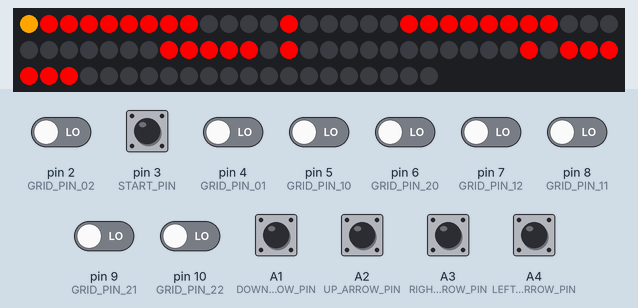
Recording of a sketch running on a simulated Arduino Uno, built with avr-gcc and run on an emulated ATmega328P. On the bench: 81 RGB LEDs in strip order, left to right, continuing on the next row. The test bench sets the inputs (shaded band); at power-on: A1 (DOWN_ARROW_PIN), A2 (UP_ARROW_PIN), A3 (RIGHT_ARROW_PIN), A4 (LEFT_ARROW_PIN), pin 2 (GRID_PIN_02), pin 3 (START_PIN), pin 4 (GRID_PIN_01), pin 5 (GRID_PIN_10), pin 6 (GRID_PIN_20), pin 7 (GRID_PIN_12), pin 8 (GRID_PIN_11), pin 9 (GRID_PIN_21), pin 10 (GRID_PIN_22) LOW. Random numbers use the default seed unless the sketch sets one.

Above: at 3.2 s.
3.3 s: pin 3 (START_PIN) pulled HIGH for 1 s
At 5.6 s:
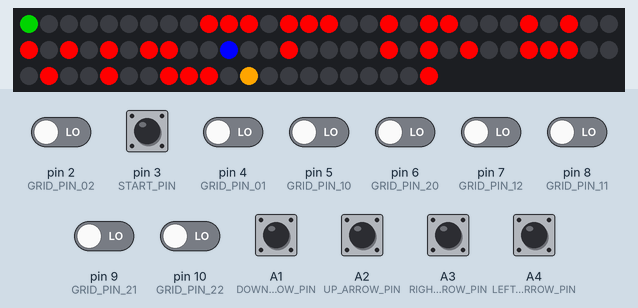
7.3 s: A1 (DOWN_ARROW_PIN) pulled HIGH for 0.15 s
9.6 s: pin 3 (START_PIN) pulled HIGH for 0.15 s
11.8 s: pin 8 (GRID_PIN_11) driven HIGH
At 12.3 s:
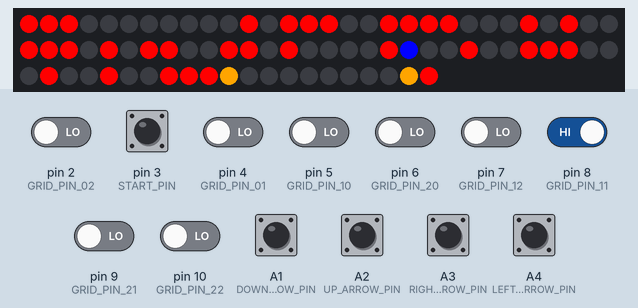
14.1 s: pin 2 (GRID_PIN_02) driven HIGH
15.7 s: pin 4 (GRID_PIN_01) driven HIGH
At 16.1 s:
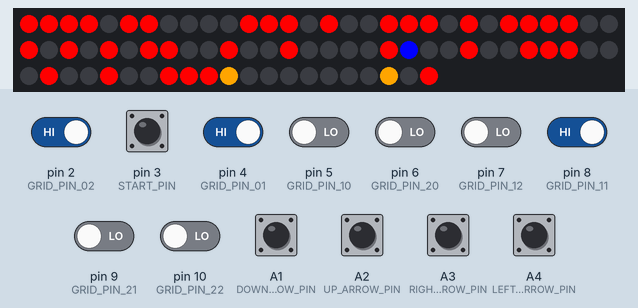
Timing chart, 0 to 18.2 s (numbered marks = the images above; inputs shaded):
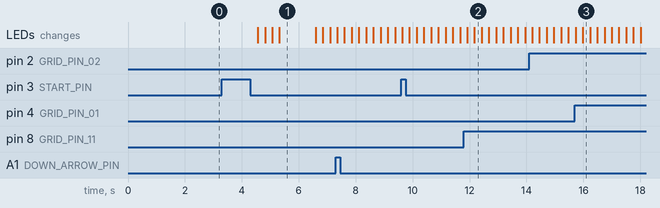

Measured:
- after the input at 3.3 s, the LEDs: first change after 1.3 s (image 1 shows a later state)

The sketch:

maze-game.ino
```cpp
#include <Arduino.h>
#include <inttypes.h>
#include <FastLED.h>


#include "utils.h"

#define START_PIN 3
#define LED_DATA_PIN A0

#define NUM_LEDS 81 // 9 x 9 = 81
CRGB leds[NUM_LEDS];


#include "controller.h"
#include "maze.h"
#include "field.h"
#include "enemy.h"


char maze[9][10];

struct coord9x9 player;
bool gameStarted = false;


void setup(){

  //Serial.begin(9600);

  pinMode(START_PIN, INPUT);

  pinMode(UP_ARROW_PIN, INPUT);
  pinMode(DOWN_ARROW_PIN, INPUT);
  pinMode(LEFT_ARROW_PIN, INPUT);
  pinMode(RIGHT_ARROW_PIN, INPUT);

  pinMode(GRID_PIN_00, INPUT);
  pinMode(GRID_PIN_01, INPUT);
  pinMode(GRID_PIN_02, INPUT);
  pinMode(GRID_PIN_10, INPUT);
  pinMode(GRID_PIN_11, INPUT);
  pinMode(GRID_PIN_12, INPUT);
  pinMode(GRID_PIN_20, INPUT);
  pinMode(GRID_PIN_21, INPUT);
  pinMode(GRID_PIN_22, INPUT);

  // link the colors to the LEDs
  FastLED.addLeds <WS2812B, LED_DATA_PIN, GRB>(leds, NUM_LEDS);

  // say hi on startup :P
  Maze::setMaze(Maze::hello);
  field::showField();

  delay(2000);

}

void loop(){

//  Serial.print(digitalRead(UP_ARROW_PIN));
//  Serial.print(digitalRead(DOWN_ARROW_PIN));
//  Serial.print(digitalRead(LEFT_ARROW_PIN));
//  Serial.println(digitalRead(RIGHT_ARROW_PIN));

  if (gameStarted) {

//    Serial.println("cycle start");

//    Serial.print("updating the subgrids...");
    // change the maze based on input from the user
    field::randSubgrid(controls::subgridInput());
//    Serial.println(" done!");

    // update the player and enemy positions
//    Serial.print("Updating player...");
    field::updatePlayer();
//    Serial.println(" done!");

//    Serial.print("Updating enemy...");
    Enemy::updateEnemy();
//    Serial.println(" done!");


    // turn on the lights
    field::showField();


    // enemy kills you or you reach the destination
    if (field::gameOver())
      field::endGame(); // reset the game once it's over

//    Serial.println("cycle end");


  /// Checks if there is a cup on the coaster? (EDIT: checks if a button is depressed)
  /// if so, begin the game and generate the random seed
  } else if (controls::gameStart()) {

    // select a random maze
    Maze::pickMaze();

    // put the player at the starting location
    player = field::findStart();

    // start the game
    gameStarted = true;

    Enemy::goToSpawn();

    while (controls::gameStart())
      delay(20);

  }

  delay(250);
}
```

controller.h
```cpp
#ifndef CONTROLLER_H
#define CONTROLLER_H

#include <Arduino.h>

#include "utils.h"


// D-pad button pins
#define DOWN_ARROW_PIN A1
#define UP_ARROW_PIN A2
#define RIGHT_ARROW_PIN A3
#define LEFT_ARROW_PIN A4

// pin numbers for sub-grid input buttons
#define GRID_PIN_00 3
#define GRID_PIN_01 4
#define GRID_PIN_02 2
#define GRID_PIN_10 5
#define GRID_PIN_11 8
#define GRID_PIN_12 7
#define GRID_PIN_20 6
#define GRID_PIN_21 9
#define GRID_PIN_22 10

namespace controls {

  // if any of the buttons gets pressed
  inline bool gameStart(){
    return
      digitalRead(GRID_PIN_00) || digitalRead(GRID_PIN_01) || digitalRead(GRID_PIN_02) ||
      digitalRead(GRID_PIN_10) || digitalRead(GRID_PIN_11) || digitalRead(GRID_PIN_12) ||
      digitalRead(GRID_PIN_20) || digitalRead(GRID_PIN_21) || digitalRead(GRID_PIN_22) ||
      digitalRead(DOWN_ARROW_PIN) || digitalRead(RIGHT_ARROW_PIN) ||
      digitalRead(UP_ARROW_PIN)   || digitalRead(DOWN_ARROW_PIN);
  }

  // get D-pad input
  inline struct inputDir dirInput(){
    struct inputDir ret;
    ret.up =    digitalRead(UP_ARROW_PIN);
    ret.down =  digitalRead(DOWN_ARROW_PIN);
    ret.left =  digitalRead(LEFT_ARROW_PIN);
    ret.right = digitalRead(RIGHT_ARROW_PIN);
    return ret;
  }

  // find pressed subgrid, return LED coords
  struct coord9x9 subgridInput(){

    struct coord9x9 ret;

    // this means that the top-left
    // subgrids take priority
    if (digitalRead(GRID_PIN_00)) {
      ret.r = 1;
      ret.c = 1;
    } else if (digitalRead(GRID_PIN_01)) {
      ret.r = 1;
      ret.c = 4;
    } else if (digitalRead(GRID_PIN_02)) {
      ret.r = 1;
      ret.c = 7;
    } else if (digitalRead(GRID_PIN_10)) {
      ret.r = 4;
      ret.c = 1;
    } else if (digitalRead(GRID_PIN_11)) {
      ret.r = 4;
      ret.c = 4;
    } else if (digitalRead(GRID_PIN_12)) {
      ret.r = 4;
      ret.c = 7;
    } else if (digitalRead(GRID_PIN_20)) {
      ret.r = 7;
      ret.c = 1;
    } else if (digitalRead(GRID_PIN_21)) {
      ret.r = 7;
      ret.c = 4;
    } else if (digitalRead(GRID_PIN_22)) {
      ret.r = 7;
      ret.c = 7;
    } else {
      ret.r = 0;
      ret.c = 0;
    }

    return ret;
  }

}

#endif // CONTROLLER_H
```

enemy.h
```cpp
#ifndef ENEMY_H
#define ENEMY_H

#include "utils.h"
#include "controller.h"
#include "maze.h"

extern char maze[9][10];
extern struct coord9x9 player;

// he wants to eat you
struct coord9x9 enemy;


namespace Enemy {

  // returns the coordinates of the enemy spawn-point
  static struct coord9x9 findEnemySpawn(){
    struct coord9x9 ret;

    for (uint8_t r = 0; r < 9; r++)
      for (uint8_t c = 0; c < 9; c++)
        if (maze[r][c] == 'X') {
          ret.r = r;
          ret.c = c;
          return ret;
        }

    ret.r = 13;
    return ret;
  }


  inline void goToSpawn()
    { enemy = findEnemySpawn(); }

  // changes the enemy coords if its within the game boundaries
static void moveEnemy(struct inputDir movement){
  // if it's safe to move then move...
  if (movement.up && enemy.r != 0 && maze[enemy.r - 1][enemy.c] != '#')
   enemy.r--;
  if (movement.down && enemy.r != 8 && maze[enemy.r + 1][enemy.c] != '#')
    enemy.r++;
  if (movement.left && enemy.c != 0 && maze[enemy.r][enemy.c - 1] != '#')
    enemy.c--;
  if (movement.left && enemy.c != 8 && maze[enemy.r][enemy.c + 1] != '#')
    enemy.c++;

}

  // if there's a block in front of the enemy
static bool blockAhead(struct inputDir movement){
  if (movement.up && (enemy.r == 0 || maze[enemy.r - 1][enemy.c] == '#'))
    return true;
  if (movement.down && (enemy.r == 8 || maze[enemy.r + 1][enemy.c] == '#'))
    return true;
  if (movement.left && (enemy.c == 0 || maze[enemy.r][enemy.c - 1] == '#'))
    return true;
  if (movement.right && (enemy.c == 8 || maze[enemy.r][enemy.c + 1] == '#'))
    return true;

  return false;

}

  // returns the direction most opposite to the given direction
static struct inputDir& reverseDirection(struct inputDir& movement){

  if (movement.up) {
    movement.up = false;
    movement.down = true;
  } else if (movement.down) {
    movement.down = false;
    movement.up = true;
  }

  if (movement.left) {
    movement.left = false;
    movement.right = true;
  } else if (movement.right) {
    movement.right = false;
    movement.left = true;
  }

  return movement;
}

  // determines if the enemy is is trapped
  // and cannot escape
  bool lockedIn(){
    for (int8_t r = -1; r != 2; r++)
      for (int8_t c = -1; c != 2; c++)
        if (
          maze[enemy.r + r][enemy.c + c] != '#'
          && enemy.r != 0 && enemy.r != 8
          && enemy.c != 0 && enemy.c != 8
        )
          return false;

    return true;
  }

  // if enemy is only 1 away from player, kill player
  static bool isEasyKill(struct inputDir& movement){
    // calculate how far away the player is
    struct coord9x9 distToPlayer =
      { player.r - enemy.r, player.c - enemy.c };

    bool easyKill = false;

    // determine if player is one away
    // move enemy accordingly
    if (distToPlayer.r == 1) { // rows
      enemy.r++;
      easyKill = true;
      movement = {0, 1, 0, 0};
    } else if (distToPlayer.r == -1) {
      enemy.r--;
      easyKill = true;
      movement = {1, 0, 0, 0};
    }

    if (distToPlayer.c == 1) { // cols
      enemy.c++;
      easyKill = true;
      movement.left = false;
      movement.right = true;
    } else if (distToPlayer.c == -1) {
      enemy.c--;
      easyKill = true;
      movement.left = true;
      movement.right = false;
    }

    return easyKill;


  }

  // this is the 'AI' that governs the enemy's movement
  // this is currently the least functional part of the game
	void updateEnemy(){
    uint16_t crunches = 0; // this is a really sad hack to stop an infinite loop :(

		if (enemy.r != 16) {

			static struct inputDir movement = {0, 0, 0, 0};

      if (isEasyKill(movement))
        return;

      coord9x9 pastLoc = enemy;

      // the movement direction is randomized by corrupting it's memory with
      // a random integer
      union {
        unsigned int val : 4;
        struct inputDir moveDir;
      };
      val = random(16);

      // enemy is most likely to continue to move forward
      if (val < 10) {
continue_or_reverse:
        // if there is no movement direction, calculate a new one
        if (!movement.up && !movement.down && !movement.left && !movement.right)
          goto random_movement;

        // move forward or bounce off wall
        if (blockAhead(movement))
           moveEnemy(reverseDirection(movement));
        else
          moveEnemy(movement);

      // try to turn 90 degrees from current direction
      } else if (val < 12) {

        if (movement.up || movement.down)
          if (enemy.c != 0 && maze[enemy.r][enemy.c - 1] != '#') {
            enemy.c--;
            movement = {0, 0, 1, 0};
          } else if (enemy.c != 8 && maze[enemy.r][enemy.c + 1] != '#') {
            enemy.c++;
            movement = {0, 0, 0, 1};
          }
        else if (movement.left || movement.right)
          if (enemy.r != 0 && maze[enemy.r - 1][enemy.c] != '#') {
            enemy.r--;
            movement = {0, 0, 1, 0};
          } else if (enemy.r != 8 && maze[enemy.r + 1][enemy.c] != '#') {
            enemy.r++;
            movement = {0, 0, 0, 1};
          }

        // if there is no movement direction, calculate a new one
        else
          goto random_movement;

      /// this is supposed to randomly generate a new direction
      } else {
random_movement:
      //moveDir = {0, 0, 0, 0};
      //if (!lockedIn())
        //while (val == 0 || blockAhead(moveDir))

        val = random(16); // try replacing this with random(17)...
        crunches++; // (;.;)
        moveEnemy(movement = moveDir);

			}

      // if there was no movement, try and generate another direction
      if (enemy.r == pastLoc.r && enemy.c == pastLoc.c && !lockedIn() && crunches < 2000)
        goto random_movement;
    }

  }

}


#endif
```

field.h
```cpp
#ifndef MAZE_FIELD_H
#define MAZE_FIELD_H

#include "Arduino.h"
#include <FastLED.h>

#include "utils.h"
#include "controller.h"
#include "maze.h"


extern char maze[9][10];
extern struct coord9x9 player, enemy;
extern bool gameStarted;


namespace field {

  // draws the maze, players, enemy, etc.
  void showField(){
    uint8_t lednum = 0;

    // paint the maze
    for (uint8_t r = 0; r < 9; r++)
      for (uint8_t c = 0; c < 9; c++, lednum++)
        switch (maze[r][c]) {
          // the walls are red
          case '#': case 'R':
            leds[lednum] = CRGB::Red;
            break;
          // the path isnt lit up
          case ' ':
            leds[lednum] = CRGB::Black;
            break;
          // the exit/goal/destination is green
          case 'E': case 'G':
            leds[lednum] = CRGB::Green;
            break;
          // the player-spawn is white
          case 'S': case '*': case 'W':
            leds[lednum] = CRGB::White;
            break;

          case 'B':
            leds[lednum] = CRGB::Blue;
            break;
        }

    // paint the player blue
    leds[player.r * 9 + player.c] = CRGB::Blue;

    // paint the enemy orange
    if (enemy.r != 13)
      leds[enemy.r * 9 + enemy.c] = CRGB(255, 165, 0);

    FastLED.show();
  }


  // cordinates of the player-spawn-point
  struct coord9x9 findStart(){

    struct coord9x9 ret;

    for (uint8_t r = 0; r < 9; r++)
      for (uint8_t c = 0; c < 9; c++)
        if (maze[r][c] == 'S') {
          ret.r = r;
          ret.c = c;
          return ret;
        }

    // start not found
    ret.r = 0;
    ret.c = 0;
    return ret;

  }

  // sets the coordinates of the starting and ending points
  static void constantMarkers(const struct coord9x9& coord,
    struct coord9x9* start, struct coord9x9* ending
  ){

    for (int8_t r = -1; r != 2; r++)
      for (int8_t c = -1; c != 2; c++)
        if (maze[coord.r + r][coord.c + c] == 'S') {
          start->r = coord.r + r;
          start->c = coord.c + c;
        } else if (maze[coord.r + r][coord.c + c] == 'E') {
          ending->r = coord.r + r;
          ending->c = coord.c + c;
        }

  }

  void randSubgrid(const struct coord9x9 coord){
    ///TODO: this will delete the starting/ending marker!!
    ///       FIX THIS!


    if (coord.r != 0) { // if there is a subgrid to randomize

      struct coord9x9 *start = NULL,
                      *ending = NULL;

      // find the 'S' & 'E' markers.
      constantMarkers(coord, start, ending);


      // use time as a random seed
      randomSeed(micros());

      // union used to convert a random uint16_t
      // into a random subgrid_t my using a shared
      // space in memory
      union {
        unsigned int randint : 9;
        struct subgrid_t r;
      };


      // this will tamper with r's values making them random
      randint = random(512);

      maze[coord.r - 1][coord.c - 1] = r.m00 ? '#' : ' ';
      maze[coord.r - 1][coord.c] =     r.m01 ? '#' : ' ';
      maze[coord.r - 1][coord.c + 1] = r.m02 ? '#' : ' ';

      maze[coord.r][coord.c - 1] = r.m10 ? '#' : ' ';
      maze[coord.r][coord.c] =     r.m11 ? '#' : ' ';
      maze[coord.r][coord.c + 1] = r.m12 ? '#' : ' ';

      maze[coord.r + 1][coord.c - 1] = r.m20 ? '#' : ' ';
      maze[coord.r + 1][coord.c] =     r.m21 ? '#' : ' ';
      maze[coord.r + 1][coord.c + 1] = r.m22 ? '#' : ' ';

      // redraw the starting and ending locations
      if (start != NULL)
        maze[start->r][start->c] = 'S';

      if (ending != NULL)
        maze[ending->r][ending->c] = 'E';

    }
  }

  void updatePlayer(){

    // get the input from all the buttons
    struct inputDir input = controls::dirInput();

    // if it's safe to move then move...

    if (input.up && player.r != 0 && maze[player.r - 1][player.c] != '#')
      player.r--;

    if (input.down && player.r != 8 && maze[player.r + 1][player.c] != '#')
      player.r++;

    if (input.left && player.c != 0 && maze[player.r][player.c - 1] != '#')
      player.c--;

    if (input.right && player.c != 8 && maze[player.r][player.c + 1] != '#')
      player.c++;

  }

  // is the  game over
  inline bool gameOver(){
    return (player.r == enemy.r && player.c == enemy.c)   // player touching enemy?
           || maze[player.r][player.c] == 'E';           // is player on the goal?
  }

  // turn all the LED's off
  inline void clearScreen(){
    for (uint8_t i = 0; i < NUM_LEDS; i++)
      leds[i] = CRGB::Black;
  }

  // reset the game board and have some fun :D
  void endGame(){

    // clearScreen();

    // display GG
    Maze::setMaze(Maze::gg);
    showField();
    delay(5000);

    gameStarted = false;

    // draw in more players
    Maze::setMaze(Maze::hello);
    showField();

  }

}

#endif
```

maze.h
```cpp
#ifndef MAZE_H
#define MAZE_H

extern char maze[9][10];


namespace Maze {

  const char mazes[5][9][10] = {
    {
      "S ## # # ",
      "   # # # ",
      " ### # # ",
      "     # # ",
      "# #### # ",
      "  #  X # ",
      " ## ## # ",
      "  #  # # ",
      "#    #  E"
    }, {
      "E        ",
      "### ###  ",
      "# ##   # ",
      "#  # # # ",
      "##  S  # ",
      "   # # # ",
      " ###   # ",
      " #  ###X ",
      "        #"
    }, {
      "S #    # ",
      "  # # ## ",
      " ## # X  ",
      "    #  # ",
      "###### # ",
      "       # ",
      "## # ### ",
      " # #    #",
      "   # ## E"
    }, {
      "         ",
      " # ### # ",
      "##   # # ",
      " ### # # ",
      "S  # # #E",
      " # #   ##",
      " # # # X ",
      "## ### # ",
      "       # "
    }, {
      "S # # # #",
      " #       ",
      "  # ## # ",
      " ## # #  ",
      "      # #",
      " #####   ",
      "#   X  # ",
      "  ##### #",
      "#       E"
    }

  };

  // Hi!
  const char hello[9][10] = {
    " ########",
    "    #    ",
    " ########",
    "         ",
    " ##### # ",
    "         ",
    " # ######",
    "         ",
    "         "
  };

  // LOL GG
  const char gg[9][10] = {
    " #### ###",
    "#    ##  ",
    "# #  ##  ",
    " ## #  # ",
    "      # #",
    " ####  # ",
    "#    ####",
    "# #  ##  ",
    " ## # #  "
  };


  // set the maze to another maze
  void setMaze(const char newMaze[9][10]){
    for (uint8_t r = 0; r < 9; r++)
      for (uint8_t c = 0; c < 9; c++)
        maze[r][c] = newMaze[r][c];
  }

  // randomly generate the maze
  inline void pickMaze(){

    // set a random maze using time as a random seed
    setMaze(mazes[micros() % 5]);

  }

}


#endif
```

utils.h
```cpp
#ifndef UTILS_H
#define UTILS_H

// a POD data structure to hold coordinates.
struct coord9x9 {
  unsigned int r : 4,
               c : 4;

};

// used for storing D-pad input
struct inputDir {
  bool up    : 1,
       down  : 1,
       left  : 1,
       right : 1;
};

// used for storing sub-grid values
struct subgrid_t {
  // matrix is more programmer-friendly
  // bit-field is more memory-optimized
  // save memory, save lives ;)
  bool m00 : 1, m01 : 1, m02 : 1,
       m10 : 1, m11 : 1, m12 : 1,
       m20 : 1, m21 : 1, m22 : 1;
};


#endif
```
